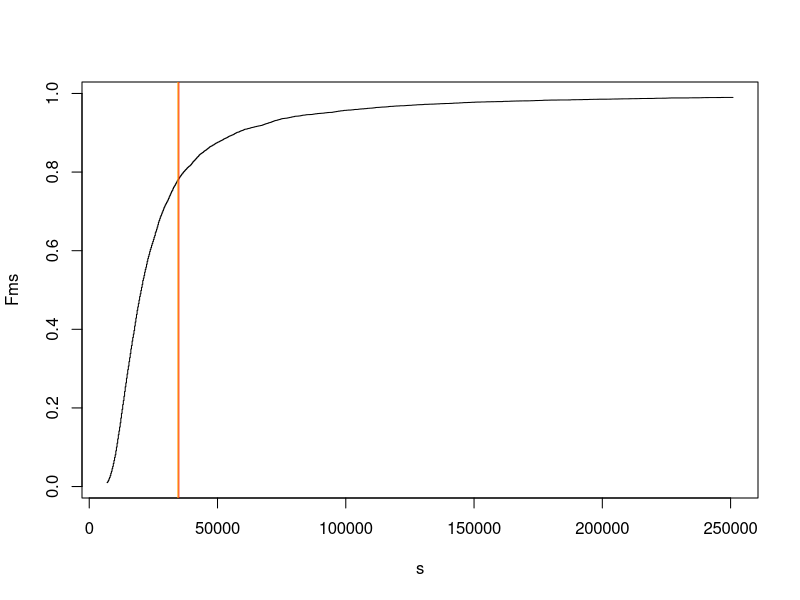
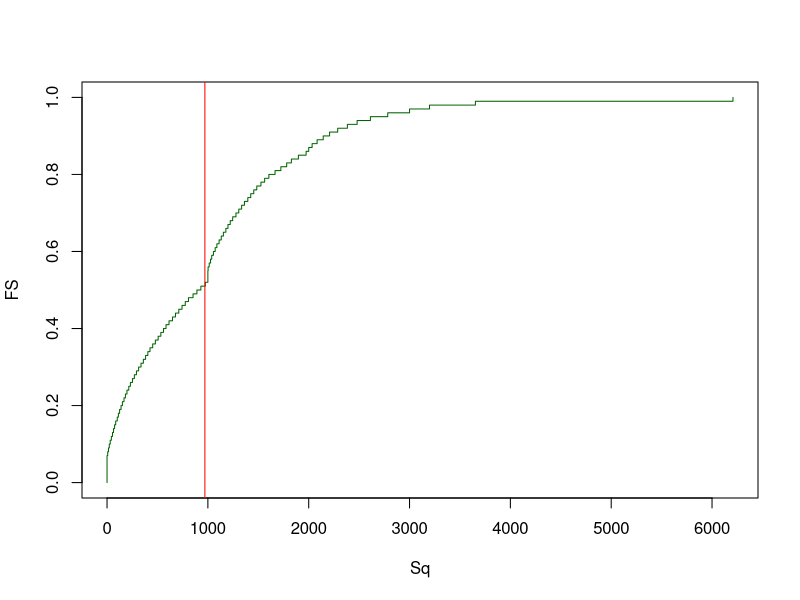
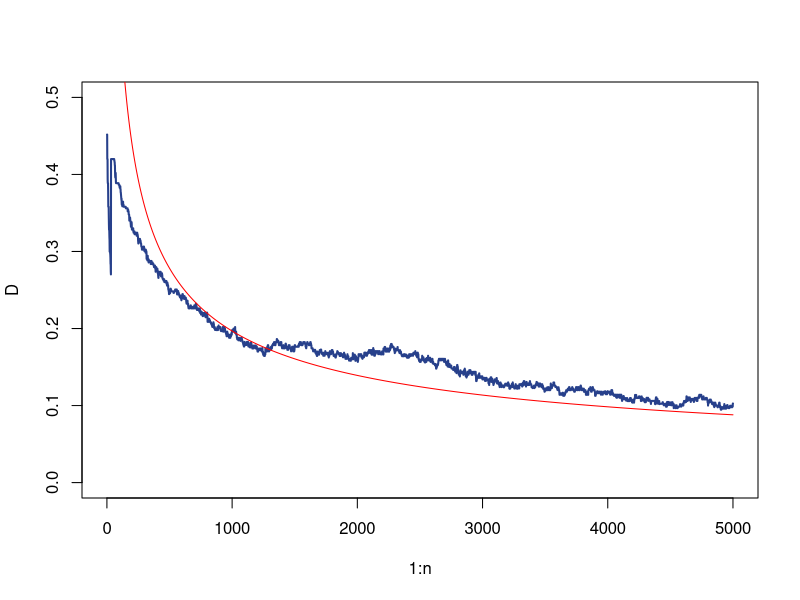
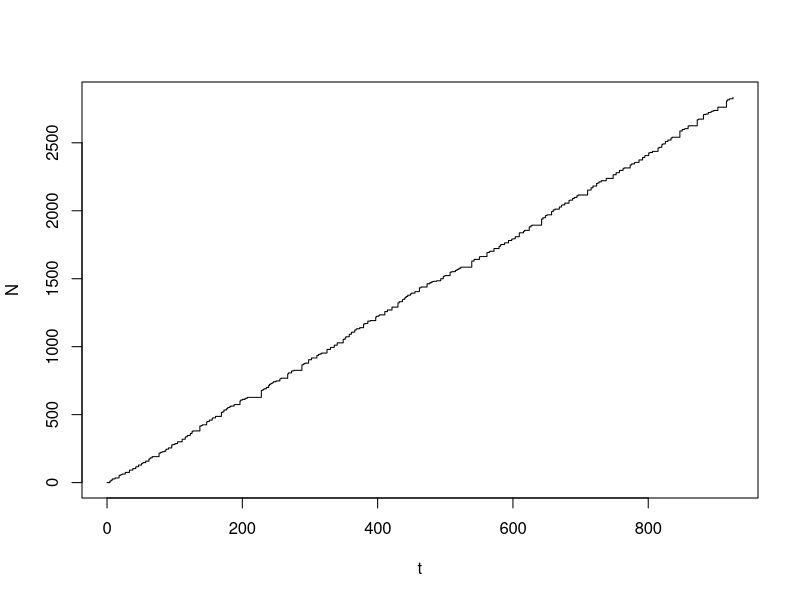
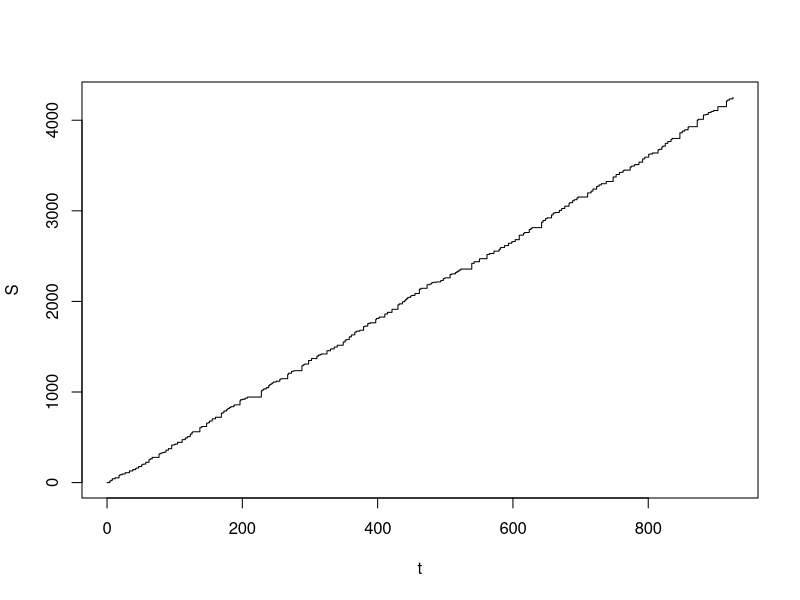

Write R code to recreate these figures, in order.
## ---- chunk 1
# 1. número de distribuciones
n <- 200
# parámetros para las n distribuciones
mu <- seq( 1, 2, length.out = n )
sigma <- seq( 2, 3, length.out = n )

# 2. número de simulaciones
m <- 1e4 

# 3. simulación de severidades
X <- lapply( 1:m, FUN = function( i ) sapply( 1:n, FUN = function( j ) rlnorm( 1, meanlog = mu[ j ], sdlog = sigma[ j ] ) ) )

# 4. simulación de severidad total
S <- sapply( X, FUN = function( x ) sum( x ) )
## ---- chunk 2
# estimación distribución acumulada empírica de S
Fm <- ecdf( S )

# esperanza empírica
EeS <- mean( S )

# esperanza teórica
ES <- sum( sapply( 1:n, FUN = function( i ) exp( mu[i] + 0.5 * sigma[i]^2 ) ) )

s <- seq( quantile( S, probs = 0.01 ), quantile( S, probs = 0.99 ), length.out = 1e3 )
Fms <- sapply( s, FUN = Fm )

plot( s, Fms, type = 's' )
abline( v = EeS, col = 'red' )
abline( v = ES, col = 'orange' )
## ---- chunk 3
N <- 1e5
s <- seq( min( S ), max( S ), length.out = N )
EmS <- sum( s[-N] * diff( sapply( s, FUN = Fm ) ) )
## ---- chunk 4
# 1. selección de simulaciones
m <- 1e4

# 2. especificación de los parámetros para las distribuciones
u <- 5
s <- 2
l <- 3

# 3. simulación del conteo de siniestros
N <- rpois( n = m, lambda = l )

# 4. simulación de la severidad de los reclamos
X <- lapply( N, FUN = function( n ) rlnorm( n, meanlog = u, sdlog = s ) )

# 5. reclamo total, agregación por cada simulación
S <- sapply( X, FUN = function( x ) sum( x, na.rm = TRUE ) )
## ---- chunk 5
m <- 1e4
n <- 1000
p <- 0.2
mu <- 5
sigma <- 2
B <- lapply( 1:m, FUN = function( i ) rbinom( n, size = 1, prob = p ) )
X <- lapply( 1:m, FUN = function( i ) rlnorm( n, meanlog = mu, sdlog = sigma ) )
S <- sapply( 1:m, FUN = function( i ) sum( B[[ i ]] * X[[ i ]], na.rm = TRUE ) )

EeS <- mean( S )
ES <- n * p * exp( mu + 0.5 * sigma^2 )
## ---- chunk 6
# 1. selección de simulaciones
m <- 1e4

# 2. especificación de los parámetros para las distribuciones
u <- 5
s <- 2
l <- 3

# 3. se especifica la función deducible
D <- function( x, d, M ) {
  return( min( max( x - d, 0 ), M ) )
}

# 4. simulación del conteo de siniestros
N <- rpois( n = m, lambda = l )

# 5. simulación de la severidad de los reclamos
X <- lapply( N, FUN = function( n ) rlnorm( n, meanlog = u, sdlog = s ) )

# 6. se aplica el deducible a los reclamos
DX <- lapply( X, FUN = function( x ) sapply( x, FUN = function( y ) D( y, 10, 1000 ) ) )

# 7. reclamo total, agregación por cada simulación
S <- sapply( DX, FUN = function( x ) ifelse( length( x ) == 0, 0, sum( x, na.rm = TRUE ) ) )
## ---- chunk 7
FS <- seq( 0, 1, 0.01 )
Sq <- quantile( S, probs = FS )
ES <- mean( S )
plot( Sq, FS, type = 's', col = 'darkgreen' )
abline( v = ES, col = 'red' )
## ---- chunk 8
m <- 500
n <- 5000
u <- 4
s <- 2
X <- lapply( 1:m, FUN = function( j ) rlnorm( n, meanlog = u, sdlog = s ) )
EX <- exp( u + 0.5 * s^2 )
SDX <- sqrt( ( exp( s^2 ) - 1 ) * exp( 2 * u + s^2 ) )
S <- lapply( X, FUN = function( x ) cumsum( x ) )
ES <- sapply( 1:n, FUN = function( i ) mean( sapply( 1:m, FUN = function( j ) S[[ j ]][ i ] ) ) )
VS <- sapply( 1:n, FUN = function( i ) var( sapply( 1:m, FUN = function( j ) S[[ j ]][ i ] ) ) )
NS <- lapply( S, FUN = function( s ) ( s - ES ) / sqrt( abs( VS ) ) )
z <- seq( -4, 4, length.out = 100 )
FSn <- lapply( 1:n, FUN = function( i ) ecdf( sapply( 1:m, FUN = function( j ) NS[[ j ]][ i ] ) )( z ) )
D <- sapply( FSn, FUN = function( Fn ) max( abs( Fn - pnorm( z ) ) ) )

C <- 0.015
# C <- 1 / sqrt( 2 * pi )
rho <- exp( 3 * u + 3^2 * s^2 / 2 )
Bn <- C * rho / ( SDX^3 * sqrt( 1:n ) )

plot( 1:n, D, pch = 16, cex = 0.5, type = 'l', lwd = 2, lty = 1, ylim = c( 0, 0.5 ), col = 'royalblue4' )
points( 1:n, Bn, type = 'l', lty = 1, col = 'red' )
## ---- chunk 9
l <- 3
n <- 300
dt <- rexp( n = n, rate = 1 / l )
t <- c( 0, cumsum( dt ) )
dN <- sapply( dt, FUN = function( w ) rpois( 1, lambda = l * w ) )
N <- c( 0, cumsum( dN ) )
sh <- 3
rt <- 2
X <- lapply( dN, FUN = function( n ) rgamma( n, shape = sh, rate = rt ) )
dS <- sapply( X, FUN = function( x ) sum( x ) )
S <- c( 0, cumsum( dS ) )
plot( t, N, type = 's' )
plot( t, S, type = 's' )
